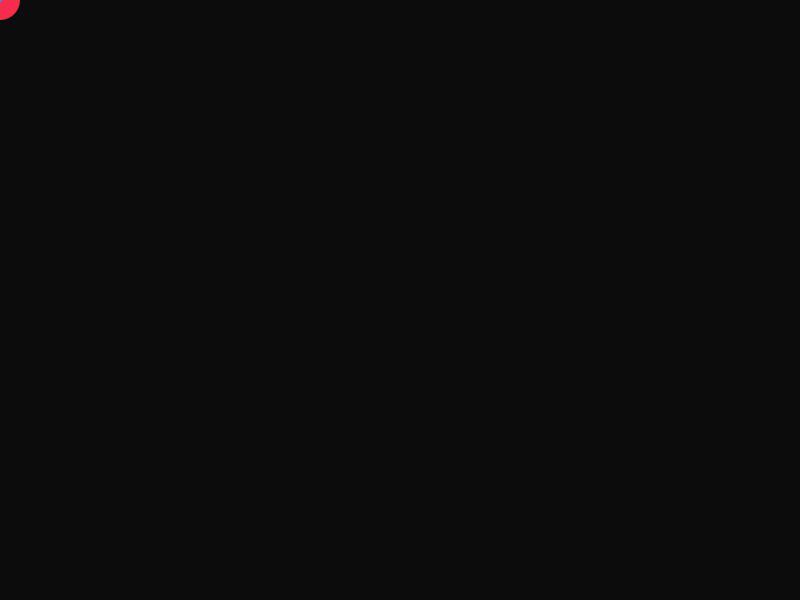
Frame 1 (no input)
Frame 60 (the mouse pressed at the canvas centre just before this capture): identical to frame 1, image omitted
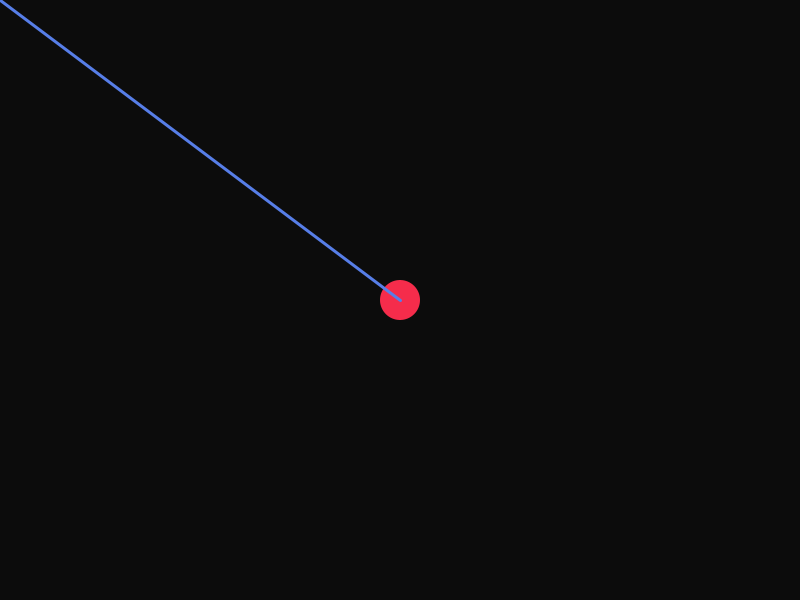
Frame 120 (the mouse held since frame 60 and released just before this capture)

The Processing sketch that drew these frames (run headless with seeded random() and noise(); from frame 60 on, the mouse is pressed at the canvas centre):

// Processing sketch: x_collisions
// ── x_collisions.pde
//colors
color black = color(12, 12, 12);
color white = color(250, 250, 250);
color mint = color(78, 209, 160);
color sky = color(87, 126, 232);
color honey =  color(245, 235, 44);
color crimson = color(245, 44, 75);

//collision variables
float zRadius; //radius of the main ellipse

//x and y coordinates of the safe zone
int zoneX;
int zoneY;
int zoneSize;

//playerball
int pSize = 40;

//player safety
boolean isSafe = false;

void setup() {
  size(800, 600);
}

void draw() {
  
  //reset
  background(12);
  
  //zone
  fill(white);
  noStroke();
  circle(zoneX, zoneY, zoneSize);
  
  //cursor
  noStroke();
  fill( (isSafe) ? mint : crimson);
  circle(mouseX, mouseY, pSize);
  
  
  //calculate necessary variables for collision
  //calculate distance between player and zone (1)
  float zDist = dist(mouseX, mouseY, zoneX, zoneY);
  
  //calculate the new safe distance based on both radius (2)
  float playerDist = zDist + pSize/2;
  
  //if the zone radius is larger than the distance from the player
  if (zoneSize/2 > playerDist){ //*note swap with zDist to make it easier
    isSafe = true;
    //println("safe");
  } else {
    isSafe = false;
    //println("danger");
  }
  
  //debug line
  stroke(sky);
  strokeWeight(3);
  line(mouseX, mouseY, zoneX, zoneY);
  

}

void keyPressed(){
  
  //randomize size
  zoneSize = int(random(150, 400));
  
  //first randomize in order to offset from the edge
  
  //randomize location of safe zone
  zoneX = int(random(0 + zoneSize/2,width - zoneSize/2));
  zoneY = int(random(0 + zoneSize/2, height - zoneSize/2));
  
}
